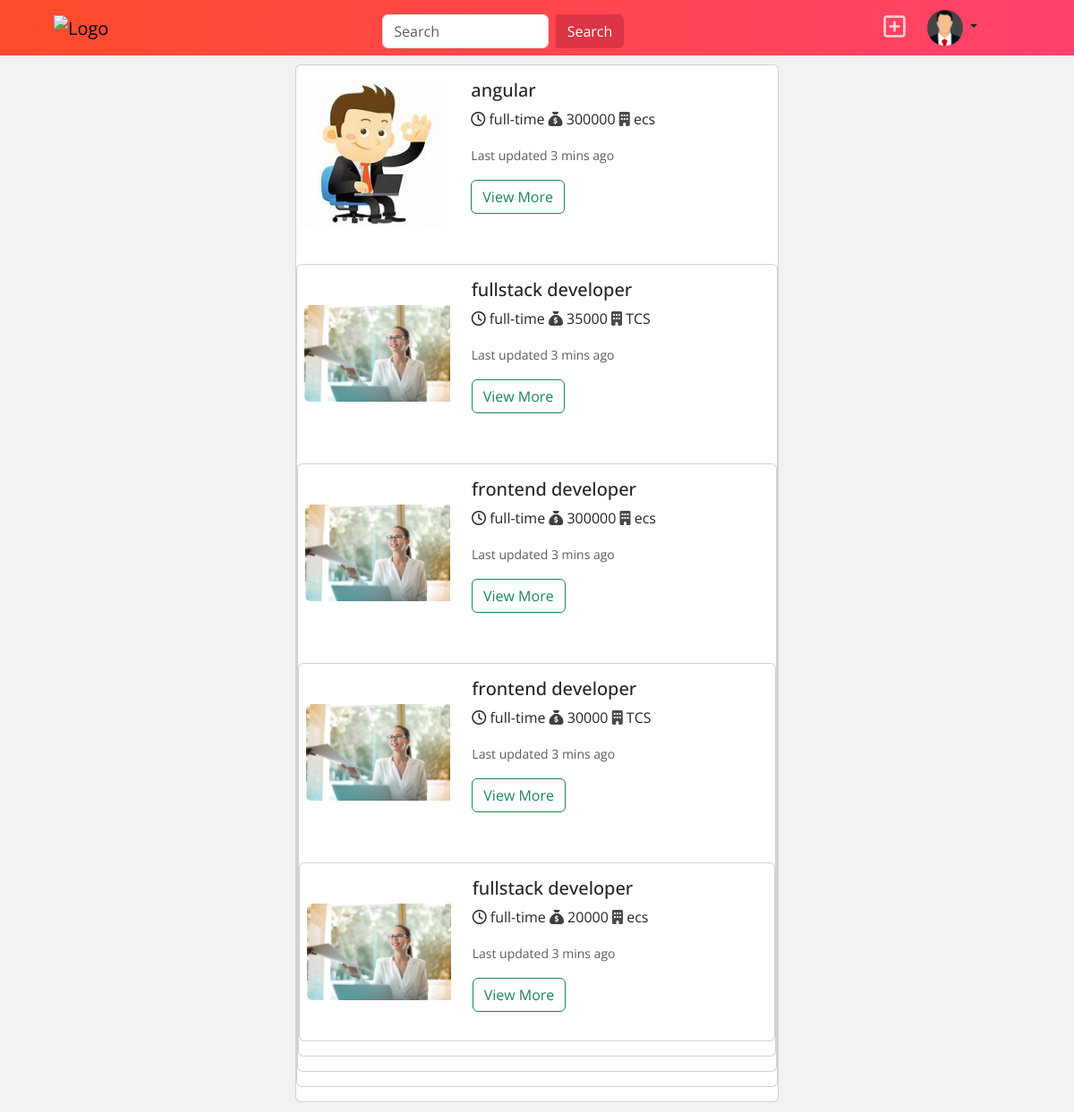
Page /seeker/index/ on the committed database.
### myapp/models.py (models this page shows, shortened)
class Jobs(models.Model):
    title=models.CharField(max_length=200)
    description=models.CharField(max_length=200)
    salary=models.PositiveIntegerField()
    experience=models.PositiveIntegerField(default=0)
    last_date=models.DateField()
    vaccancies=models.PositiveIntegerField(default=1)
    poster=models.ImageField(upload_to="posterimages",null=True,blank=True)
    contact=models.CharField(max_length=200)
    qualification=models.CharField(max_length=200)
    category=models.ForeignKey(Category,on_delete=models.DO_NOTHING)
    status=models.BooleanField(default=True)
    company=models.CharField(max_length=200,null=True)
    created_date=models.DateTimeField(auto_now_add=True,null=True)
    options=(
        ("part-time","part-time"),
        ("full-time","full-time")
    )
    job_type=models.CharField(max_length=200,choices=options,default="full-time")

### jobseeker/views.py (the view)
# urls.py: path("index/",views.StudentindexView.as_view(),name="seeker-index"),
class StudentindexView(ListView):
    template_name="jobseeker/index.html"
    context_object_name="data"
    model=Jobs
    def get_queryset(self):
        qs=Jobs.objects.all().order_by("-created_date")
        return qs

### jobseeker/templates/jobseeker/index.html (shortened to what this page needs)
{%extends 'jobseeker/base.html'%}
{%block bodyblock%}
  {%for job in data%}
<div class="card mb-3 mt-4" style="max-width: 540px;">
    <div class="row g-0">
      <div class="col-md-4 d-flex justify-content-center align-items-center px-2 ">
        {%if job.poster%}
        <img src="{{job.poster.url}}" class="img-fluid rounded-start" alt="...">
        {%endif%}
      </div>
      <div class="col-md-8 mb-3">
         <div class="card-body">
           <h5 class="card-title">{{job.title}}</h5>
           <p class="card-text">
             <i class="fa-regular fa-clock"></i> {{job.job_type}}
             <i class="fa-solid fa-sack-dollar" style="color: #3f4040;"></i> {{job.salary}}
             <i class="fa-solid fa-building" style="color: #4a4a4a;"></i> {{job.company}}
         </p>
          <p class="card-text"><small class="text-body-secondary">Last updated 3 mins ago</small></p>
          <a href="{%url 'job-detail' job.id%}" class="btn btn-outline-success">View More</a>
      </div>
    </div>
  </div>
{%endfor%}
{%endblock%}

### jobseeker/templates/jobseeker/base.html (shortened to what this page needs)
<!DOCTYPE html>
{%load static%}
<html lang="en">
<head>
    <link href="https://cdn.jsdelivr.net/npm/bootstrap@5.3.2/dist/css/bootstrap.min.css" rel="stylesheet">
    <link rel="stylesheet" href="https://cdnjs.cloudflare.com/ajax/libs/font-awesome/6.5.1/css/all.min.css"/>
    <link rel="stylesheet" href="{%static 'jobseeker/css/index.css'%}">
</head>
<body>
    <nav class="navbar fixed-top  p-0" style="	background: #FF416C;
	background: -webkit-linear-gradient(to right, #FF4B2B, #FF416C);
	background: linear-gradient(to right, #FF4B2B, #FF416C);" >
        <div class="container-fluid">
          <a class="navbar-brand" href="#">
            <img src="{%static 'jobseeker/images/linkspherena .png'%}" alt="Logo" width="100" height="h-auto" class="ms-5">
          </a>
            <div class="container mt-3 w-50 mb-2">
                <div class="row justify-content-center">
                <div class="col-lg-6">
                    <form class="d-flex">
                    <input class="form-control me-2" type="search" placeholder="Search" aria-label="Search">
                    <button class="btn btn-danger rounded-start-0" type="submit">Search</button>
                    </form>
                </div>
                </div>
            </div>
            <a href="post_form.html"><i class="fa-regular fa-square-plus me-4 fs-3 text-white opacity-75"></i></a>
        <div class="dropdown nav-item mr-lg-4" style="margin-right: 6em;">
            <a href="#" data-toggle="dropdown" class="nav-link dropdown-toggle">
                {%if request.user.profile.profile_pic%}
                <img class="profile-small" src="{{request.user.profile.profile_pic.url}}" alt="Avatar">
                {%else%}
                <img class="profile-small" src="{%static 'jobseeker/images/profilepic.png'%}" alt="Avatar">
                {%endif%}
            </a>
        </div>
    </nav>
    <div class="container d-flex flex-column justify-content-center align-items-center mt-5">
      {%block bodyblock%}
      {%endblock%}
    </div>
</body>
</html>

### jobseeker/static/jobseeker/css/index.css (style rules this page uses)
body { background: #f2f2f2; font-family: 'Open Sans', sans-serif; }
.profile-small { width:40px; border-radius: 50%; background-color: rgb(68, 68, 68); }

### rows in the picture
Jobs: poster (picture), title "angular", job_type "full-time", salary "300000", company "ecs"
Jobs: poster (picture), title "fullstack developer", job_type "full-time", salary "35000", company "TCS"
Jobs: poster (picture), title "frontend developer", job_type "full-time", salary "300000", company "ecs"
Jobs: poster (picture), title "frontend developer", job_type "full-time", salary "30000", company "TCS"
Jobs: poster (picture), title "fullstack developer", job_type "full-time", salary "20000", company "ecs"
